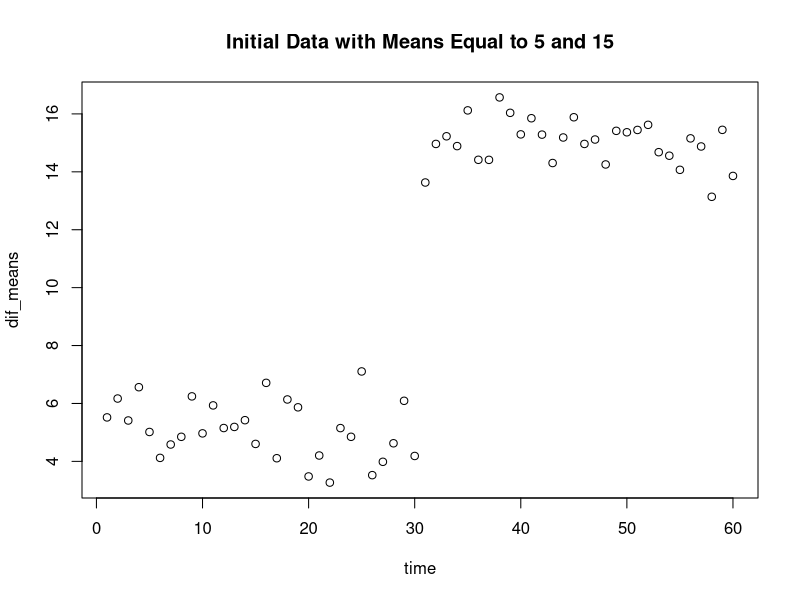
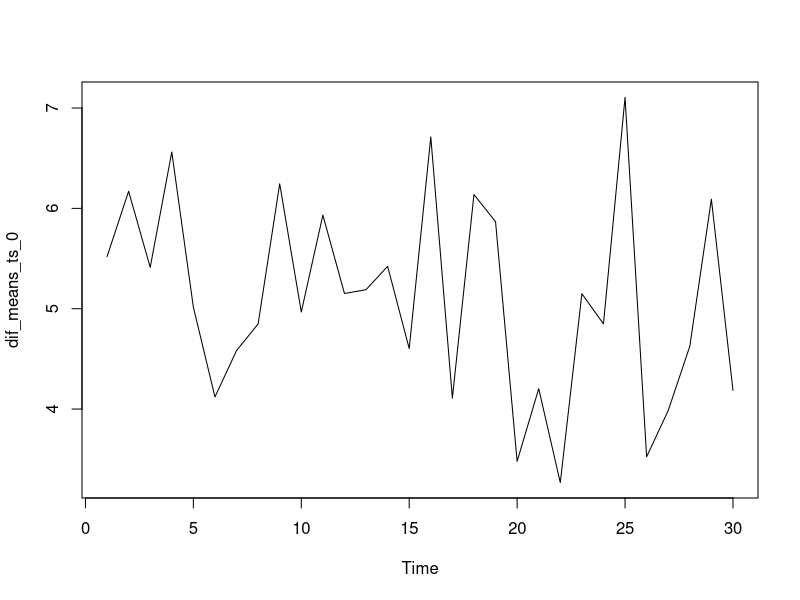
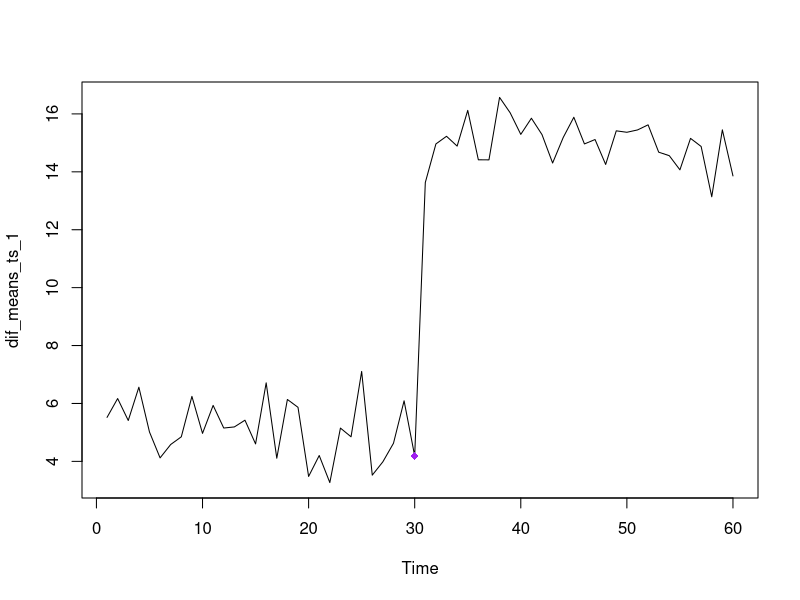
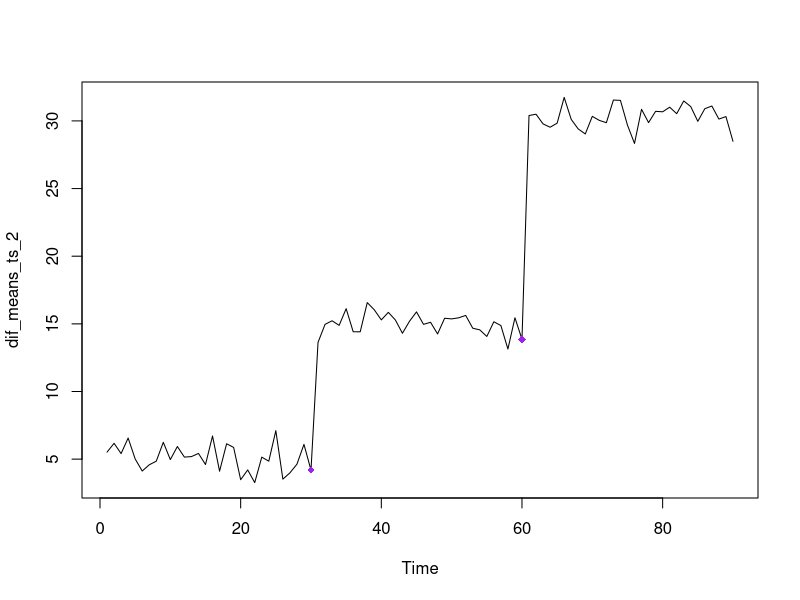

Generate these figures, in order, with R: (Note: this script raises an error after producing the figures.)
#creating our data 
first = rnorm(30, mean = 5, sd = 1) #30 random data points from a normal distribution with means 5
second = rnorm(30, mean = 15, sd = 1) #30 random data points from a normal distribution with means 15
third = rnorm(30, mean = 30, sd = 1)

dif_means = c(first, second) #adding the two sets of data points together 
dif_means_2 = c(first, second, third)
time = c(1:60) #making time 

test_data = data.frame(time, dif_means) #our data with x = time and y = two sets of data with two means 
plot(test_data, main="Initial Data with Means Equal to 5 and 15") 

#downloading the strucchange package
#install.packages("strucchange")
library("strucchange")
?breakpoints

#Bai-Perron Method
dif_means_ts_0<-ts(first, start=1,end=30) #create time series data on only the first data 
breakpoints(dif_means_ts_0 ~ 1, breaks = 2 ) #no break points 
plot(dif_means_ts_0)

dif_means_ts_1<-ts(dif_means, start=1, end=60) #create time series data with first and second data
breakpoints(dif_means_ts_1 ~ 1, breaks = 2 , h=0.1) #one break
plot(dif_means_ts_1)
points(30, dif_means_ts_1[30], col="purple", pch= 18)

dif_means_ts_2<-ts(dif_means_2, start=1, end=90) #create time series data with first second and third data
breakpoints(dif_means_ts_2 ~ 1, breaks=3, h=0.1) #two breaks 
plot(dif_means_ts_2)
points(30, dif_means_ts_2[30], col="purple", pch= 18)
points(60, dif_means_ts_2[60], col="purple", pch= 18)

#-----------------------------------------------------------------
#short cutting with MLE and Metropolis Hastings 
sigma_new = sd()
sigma_old = sd()
SSE_new = 
SEE_old = 
ratio = exp(-1/(2 * sigma_new) * SSE_new) + exp(-1/(2 * sigma_old) * SEE_old)
u = runif(1) #random number from 0 to 1 taken from a normal distrabution 

#our temporary L
if(ratio > 1) {
  #take new
} else if(ratio > u) {
  #take new w. probability ratio
} else {
  #go back to the old 
}
